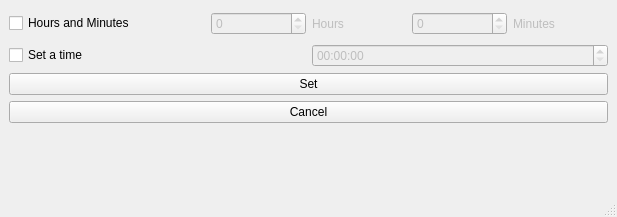
<?xml version="1.0" encoding="UTF-8"?>
<ui version="4.0">
 <class>EditWindow</class>
 <widget class="QMainWindow" name="EditWindow">
  <property name="geometry">
   <rect>
    <x>0</x>
    <y>0</y>
    <width>617</width>
    <height>217</height>
   </rect>
  </property>
  <property name="windowTitle">
   <string>MainWindow</string>
  </property>
  <widget class="QWidget" name="centralwidget">
   <property name="maximumSize">
    <size>
     <width>800</width>
     <height>550</height>
    </size>
   </property>
   <layout class="QVBoxLayout" name="verticalLayout_2">
    <item>
     <layout class="QVBoxLayout" name="verticalLayout">
      <property name="sizeConstraint">
       <enum>QLayout::SizeConstraint::SetDefaultConstraint</enum>
      </property>
      <item>
       <layout class="QHBoxLayout" name="horizontalLayout">
        <item>
         <widget class="QCheckBox" name="intervalCheckBox">
          <property name="text">
           <string>Hours and Minutes</string>
          </property>
         </widget>
        </item>
        <item>
         <layout class="QHBoxLayout" name="horizontalLayout_4">
          <item>
           <widget class="QSpinBox" name="spinBoxHour">
            <property name="enabled">
             <bool>false</bool>
            </property>
           </widget>
          </item>
          <item>
           <widget class="QLabel" name="label">
            <property name="enabled">
             <bool>false</bool>
            </property>
            <property name="text">
             <string>Hours</string>
            </property>
           </widget>
          </item>
         </layout>
        </item>
        <item>
         <layout class="QHBoxLayout" name="horizontalLayout_3">
          <item>
           <widget class="QSpinBox" name="spinBoxMinute">
            <property name="enabled">
             <bool>false</bool>
            </property>
           </widget>
          </item>
          <item>
           <widget class="QLabel" name="label_2">
            <property name="enabled">
             <bool>false</bool>
            </property>
            <property name="text">
             <string>Minutes</string>
            </property>
           </widget>
          </item>
         </layout>
        </item>
       </layout>
      </item>
      <item>
       <layout class="QHBoxLayout" name="horizontalLayout_2">
        <item>
         <widget class="QCheckBox" name="scheduledCheckBox">
          <property name="text">
           <string>Set a time</string>
          </property>
         </widget>
        </item>
        <item>
         <widget class="QTimeEdit" name="timeEdit">
          <property name="enabled">
           <bool>false</bool>
          </property>
         </widget>
        </item>
       </layout>
      </item>
     </layout>
    </item>
    <item>
     <widget class="QPushButton" name="setUpButton">
      <property name="text">
       <string>Set</string>
      </property>
     </widget>
    </item>
    <item>
     <widget class="QPushButton" name="cancelButon">
      <property name="text">
       <string>Cancel</string>
      </property>
     </widget>
    </item>
    <item>
     <widget class="QLabel" name="info">
      <property name="text">
       <string/>
      </property>
      <property name="textFormat">
       <enum>Qt::TextFormat::AutoText</enum>
      </property>
      <property name="alignment">
       <set>Qt::AlignmentFlag::AlignCenter</set>
      </property>
     </widget>
    </item>
   </layout>
  </widget>
  <widget class="QMenuBar" name="menubar">
   <property name="geometry">
    <rect>
     <x>0</x>
     <y>0</y>
     <width>617</width>
     <height>25</height>
    </rect>
   </property>
  </widget>
  <widget class="QStatusBar" name="statusbar"/>
 </widget>
 <resources/>
 <connections>
  <connection>
   <sender>intervalCheckBox</sender>
   <signal>toggled(bool)</signal>
   <receiver>spinBoxHour</receiver>
   <slot>setEnabled(bool)</slot>
   <hints>
    <hint type="sourcelabel">
     <x>204</x>
     <y>67</y>
    </hint>
    <hint type="destinationlabel">
     <x>305</x>
     <y>69</y>
    </hint>
   </hints>
  </connection>
  <connection>
   <sender>intervalCheckBox</sender>
   <signal>toggled(bool)</signal>
   <receiver>label</receiver>
   <slot>setEnabled(bool)</slot>
   <hints>
    <hint type="sourcelabel">
     <x>204</x>
     <y>67</y>
    </hint>
    <hint type="destinationlabel">
     <x>404</x>
     <y>82</y>
    </hint>
   </hints>
  </connection>
  <connection>
   <sender>intervalCheckBox</sender>
   <signal>toggled(bool)</signal>
   <receiver>spinBoxMinute</receiver>
   <slot>setEnabled(bool)</slot>
   <hints>
    <hint type="sourcelabel">
     <x>196</x>
     <y>60</y>
    </hint>
    <hint type="destinationlabel">
     <x>505</x>
     <y>69</y>
    </hint>
   </hints>
  </connection>
  <connection>
   <sender>intervalCheckBox</sender>
   <signal>toggled(bool)</signal>
   <receiver>label_2</receiver>
   <slot>setEnabled(bool)</slot>
   <hints>
    <hint type="sourcelabel">
     <x>186</x>
     <y>63</y>
    </hint>
    <hint type="destinationlabel">
     <x>557</x>
     <y>82</y>
    </hint>
   </hints>
  </connection>
  <connection>
   <sender>scheduledCheckBox</sender>
   <signal>toggled(bool)</signal>
   <receiver>timeEdit</receiver>
   <slot>setEnabled(bool)</slot>
   <hints>
    <hint type="sourcelabel">
     <x>305</x>
     <y>127</y>
    </hint>
    <hint type="destinationlabel">
     <x>438</x>
     <y>116</y>
    </hint>
   </hints>
  </connection>
 </connections>
</ui>
